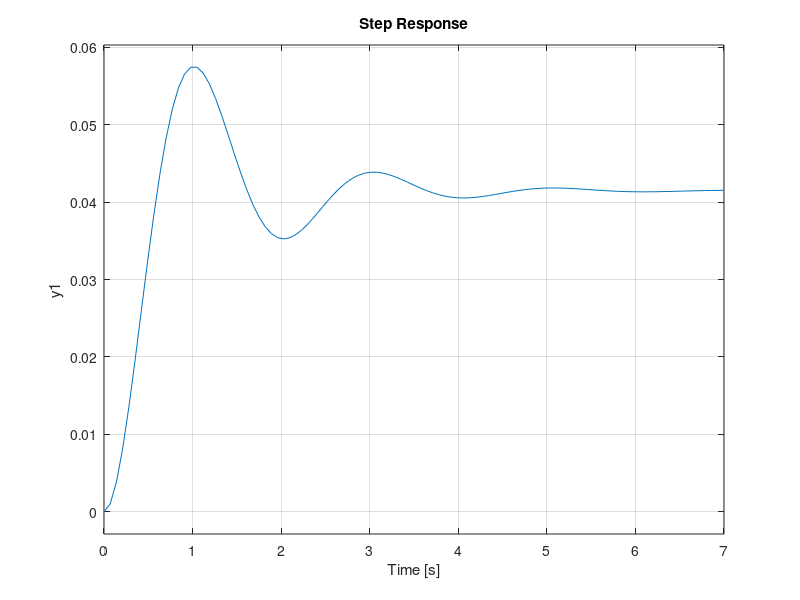
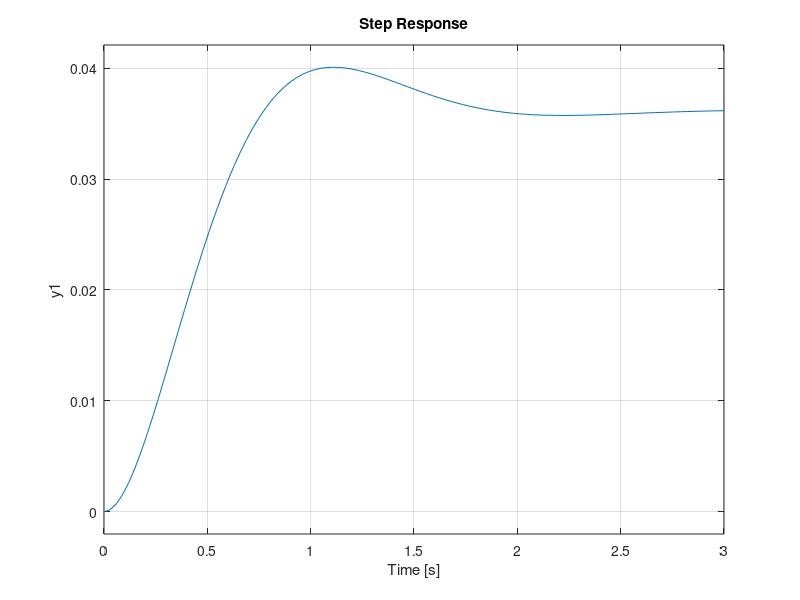

Recreate these plots in MATLAB, in order.
%%% Building System Dynamics and Transfer Functions %%%


% put linear ODE describing system angular dynamics here

% horizontal:

% verticle:


% transfer functions

num = [0.4339];
den = [1 1.87 10.46];
den_mod = [1 4 12];
G_h = tf(num, den);    % horizontal transfer function
                        % asymmetric deflection --> ang. velocity
G_h_mod = tf(num, den_mod);

G_v = tf(1,[2 1 7]);    % verticle transfer function
                        % symmetric deflection --> decent rate

% might run into issues bc decent rate initial condition is not zero

figure();
step(G_h)

figure();
step(G_h_mod)